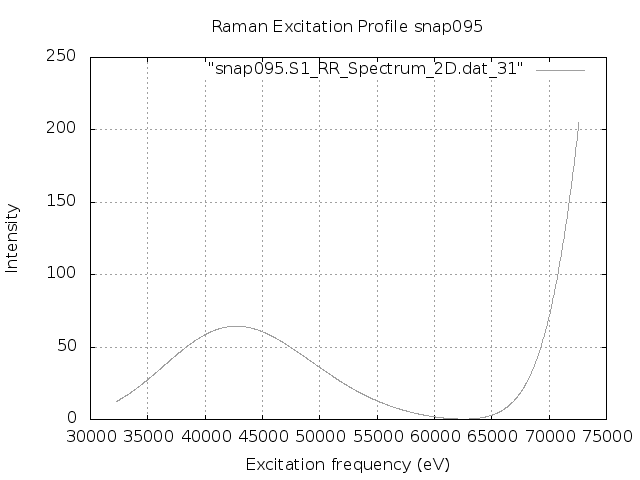

The script that saved this image:
set terminal png
set output "snap095.S1.REP.png"
set xlabel 'Excitation frequency (eV)'
set ylabel 'Intensity'
set title "Raman Excitation Profile snap095"
set grid
set autoscale
plot "snap095.S1_RR_Spectrum_2D.dat_31" with lines lc "blue"
exit
